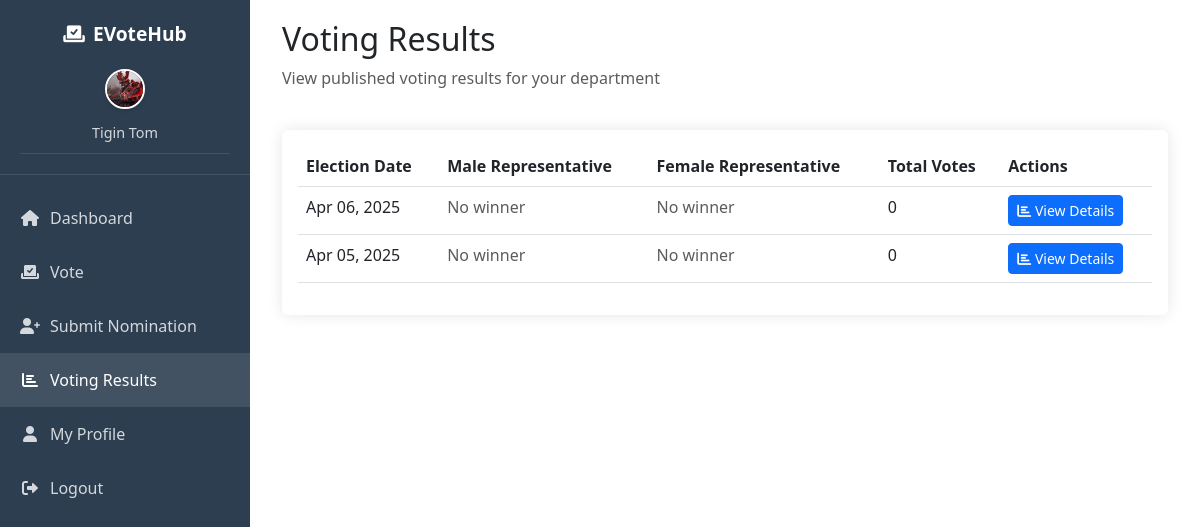
The page /student/voting/results/ (signed in) on the database its author committed.
### myapp/models.py (models this page shows, shortened)
class Student(models.Model):
    GENDER_CHOICES = [
        ('M', 'Male'),
        ('F', 'Female')
    ]
    user = models.OneToOneField(User, on_delete=models.CASCADE)
    student_id = models.CharField(max_length=20, unique=True)
    department = models.ForeignKey(Department, on_delete=models.CASCADE)
    gender = models.CharField(max_length=1, choices=GENDER_CHOICES, default='M')
    profile_picture = models.ImageField(upload_to='static/images/profiles/', null=True, blank=True)
    created_at = models.DateTimeField(auto_now_add=True)
    updated_at = models.DateTimeField(auto_now=True)

class VotingSession(models.Model):
    STATUS_CHOICES = [
        ('scheduled', 'Scheduled'),
        ('active', 'Active'),
        ('completed', 'Completed'),
        ('verified', 'Verified'),
        ('published', 'Published'),
        ('cancelled', 'Cancelled')
    ]
    department = models.ForeignKey(Department, on_delete=models.CASCADE)
    start_date = models.DateTimeField()
    end_date = models.DateTimeField()
    status = models.CharField(max_length=20, choices=STATUS_CHOICES, default='scheduled')
    created_by = models.ForeignKey(Officer, on_delete=models.SET_NULL, null=True)
    created_at = models.DateTimeField(auto_now_add=True)
    updated_at = models.DateTimeField(auto_now=True)
    election_cycle = models.ForeignKey('self', on_delete=models.SET_NULL, null=True, blank=True, related_name='sessions')

### myapp/views.py (the view)
# urls.py: path('student/voting/results/', views.student_voting_results, name='student_voting_results'),
@login_required
def student_voting_results(request):
    try:
        student = request.user.student
    except Student.DoesNotExist:
        messages.error(request, 'Access denied. You are not authorized as a student.')
        return redirect('home')
    published_sessions = VotingSession.objects.filter(
        department=student.department,
        status='published'
    ).order_by('-end_date')
    for session in published_sessions:
        session.total_votes = Vote.objects.filter(voting_session=session).count()
        male_candidates = Candidate.objects.filter(
            voting_session=session,
            gender='male'
        ).select_related('nomination__student__user')
        for candidate in male_candidates:
            candidate.vote_count = Vote.objects.filter(
                voting_session=session,
                male_candidate=candidate
            ).count()
        female_candidates = Candidate.objects.filter(
            voting_session=session,
            gender='female'
        ).select_related('nomination__student__user')
        for candidate in female_candidates:
            candidate.vote_count = Vote.objects.filter(
                voting_session=session,
                female_candidate=candidate
            ).count()
        if male_candidates.exists():
            session.male_winner = max(male_candidates, key=lambda c: c.vote_count)
        else:
            session.male_winner = None
        if female_candidates.exists():
            session.female_winner = max(female_candidates, key=lambda c: c.vote_count)
        else:
            session.female_winner = None
    context = {
        'published_sessions': published_sessions,
        'department': student.department
    }
    return render(request, 'students/voting_results.html', context)

### templates/students/voting_results.html (shortened to what this page needs)
{% extends 'students/base_student.html' %}
{% block content %}
<div class="container-fluid">
    <div class="row mb-4">
        <div class="col-12">
            <h2>Voting Results</h2>
            <p class="text-muted">View published voting results for your department</p>
        </div>
    </div>
    <div class="card">
        <div class="card-body">
            {% if published_sessions %}
                <div class="table-responsive">
                    <table class="table table-hover">
                        <thead>
                            <tr>
                                <th>Election Date</th>
                                <th>Male Representative</th>
                                <th>Female Representative</th>
                                <th>Total Votes</th>
                                <th>Actions</th>
                            </tr>
                        </thead>
                        <tbody>
                            {% for session in published_sessions %}
                            <tr>
                                <td>{{ session.end_date|date:"M d, Y" }}</td>
                                <td>
                                    {% if session.male_winner %}
                                        {{ session.male_winner.nomination.student.user.get_full_name }}
                                        <span class="badge bg-success">Winner</span>
                                    {% else %}
                                        <span class="text-muted">No winner</span>
                                    {% endif %}
                                </td>
                                <td>
                                    {% if session.female_winner %}
                                        {{ session.female_winner.nomination.student.user.get_full_name }}
                                        <span class="badge bg-success">Winner</span>
                                    {% else %}
                                        <span class="text-muted">No winner</span>
                                    {% endif %}
                                </td>
                                <td>{{ session.total_votes }}</td>
                                <td>
                                    <a href="{% url 'student_view_session_results' session.id %}" class="btn btn-sm btn-primary">
                                        <i class="fas fa-chart-bar"></i> View Details
                                    </a>
                                </td>
                            </tr>
                            {% endfor %}
                        </tbody>
                    </table>
                </div>
            {% else %}
                <div class="text-center py-4">
                    <i class="fas fa-chart-bar fa-3x text-muted mb-3"></i>
                    <h5>No Published Results</h5>
                    <p class="text-muted mb-0">There are no published voting results for your department yet.</p>
                </div>
            {% endif %}
        </div>
    </div>
</div>
{% endblock %}

### templates/students/base_student.html (shortened to what this page needs)
<!DOCTYPE html>
<html lang="en">
<head>
    <link href="https://cdn.jsdelivr.net/npm/bootstrap@5.3.0/dist/css/bootstrap.min.css" rel="stylesheet">
    <link href="https://cdnjs.cloudflare.com/ajax/libs/font-awesome/6.0.0/css/all.min.css" rel="stylesheet">
</head>
<body>
    <div class="sidebar">
        <div class="sidebar-header">
            <a href="{% url 'student_home' %}" class="sidebar-brand">
                <i class="fas fa-vote-yea me-2"></i>EVoteHub
            </a>
            <div class="user-info">
                {% if request.user.student.profile_picture %}
                    <img src="{{ request.user.student.profile_picture.url }}" alt="Profile" class="mb-2 rounded-circle" style="width: 40px; height: 40px; object-fit: cover; border: 2px solid #fff; box-shadow: 0 2px 4px rgba(0,0,0,0.1);">
                {% endif %}
                <div class="user-name">{{ request.user.get_full_name }}</div>
            </div>
        </div>
        <nav class="mt-3">
            <a href="{% url 'student_home' %}" class="nav-link {% if request.resolver_match.url_name == 'student_home' %}active{% endif %}">
                <i class="fas fa-home"></i>Dashboard
            </a>
            <a href="{% url 'student_voting' %}" class="nav-link {% if request.resolver_match.url_name == 'student_voting' %}active{% endif %}">
                <i class="fas fa-vote-yea"></i>Vote
            </a>
            <a href="{% url 'student_nomination' %}" class="nav-link {% if request.resolver_match.url_name == 'student_nomination' %}active{% endif %}">
                <i class="fas fa-user-plus"></i>Submit Nomination
            </a>
            <a href="{% url 'student_voting_results' %}" class="nav-link {% if request.resolver_match.url_name == 'student_voting_results' %}active{% endif %}">
                <i class="fas fa-chart-bar"></i>Voting Results
            </a>
            <a href="{% url 'student_profile' %}" class="nav-link {% if request.resolver_match.url_name == 'student_profile' %}active{% endif %}">
                <i class="fas fa-user"></i>My Profile
            </a>
            <a href="{% url 'logout' %}" class="nav-link">
                <i class="fas fa-sign-out-alt"></i>Logout
            </a>
        </nav>
    </div>
    <div class="main-content">
        {% block content %}{% endblock %}
    </div>
</body>
</html>

### templates/students/base_student.html (style rules this page uses)
.sidebar { min-height: 100vh; background: #2c3e50; color: white; position: fixed; width: 250px; transition: all 0.3s; z-index: 1000; }
.sidebar-header { padding: 20px; text-align: center; border-bottom: 1px solid rgba(255,255,255,0.1); }
.sidebar-brand { color: white; text-decoration: none; font-size: 1.2rem; font-weight: bold; display: block; margin-bottom: 10px; }
.user-info { padding: 10px; text-align: center; border-bottom: 1px solid rgba(255,255,255,0.1); }
.user-info .user-name { font-size: 0.9rem; color: rgba(255,255,255,0.8); margin-top: 5px; word-break: break-word; }
.nav-link { color: rgba(255,255,255,0.8); padding: 15px 20px; display: block; transition: all 0.3s; text-decoration: none; }
.nav-link:hover, .nav-link.active { color: white; background: rgba(255,255,255,0.1); }
.nav-link i { margin-right: 10px; width: 20px; text-align: center; }
.main-content { margin-left: 250px; padding: 20px; transition: all 0.3s; min-height: 100vh; }
.card { border: none; box-shadow: 0 0 15px rgba(0,0,0,0.1); transition: transform 0.3s; }

### rows shown on the page
VotingSession: end_date "Apr 06, 2025", shows "No winner", total_votes "0"
VotingSession: end_date "Apr 05, 2025", shows "No winner", total_votes "0"

### other values the page prints
{{ request.user.get_full_name }} "Tigin Tom"
